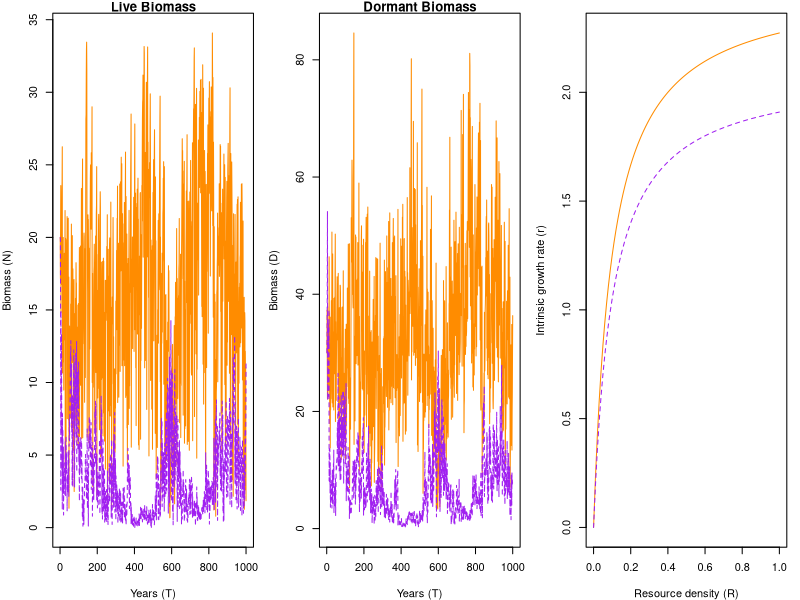

Recreate this plot in R.
#~~~~~~~~~~~~~~~~~~~~~~~~~~~~~~~~~~~~~~~~~~~~~~~~~~~~~~~~~~~~~~~~#
## Continuous-time temporal storage effect model of two species ## 
## coexisting on one essential resource                         ##
#~~~~~~~~~~~~~~~~~~~~~~~~~~~~~~~~~~~~~~~~~~~~~~~~~~~~~~~~~~~~~~~~#

# species "split" themselves between a dormant, low-mortaility stage (D) and a higher mortality, high growth stage (N)
# the single resource is R

rm(list=ls())
library(deSolve)
library(mvtnorm)

####
#### Parameters
####
maxTime <- 1000
c <- c(1,1)
b <- c(0.5, 0.5)
mD <- c(0.0001, 0.0001)
r <- c(2.5, 2.1)
K <- c(.1, .1)
mN <- c(0.1, 0.1)
a <- 0.5
S <- 10
Rmu <- 1 # mean resource pulse (on log scale)
Rsd <-.6 # st dev of resource pulses (on log scale)
sigE <- c(2.5)
rho <- c(-1)

####
#### Model function
####

updateDNR <- function(t, DNR, parms){
  with(as.list(c(DNR, parms)), {
    dD1dt = -(mD[1]*D1)
    dD2dt = -(mD[2]*D2)
    dN1dt = N1*(r[1]*R/(K[1]+R)) - mN[1]*N1
    dN2dt = N2*(r[2]*R/(K[2]+R)) - mN[2]*N2
    dRdt = a*(S-R) - (N1*(r[1]*R/(K[1]+R)) + (N2*(r[2]*R/(K[2]+R))))
    list(c(dD1dt, dD2dt, dN1dt, dN2dt, dRdt))
  })
}

#function for transition time series
getG <- function(sigE, rho, nTime){
  varcov <- matrix(c(sigE, rho*sigE, rho*sigE, sigE), 2, 2)
  e <- rmvnorm(n = nTime, mean = c(0,0), sigma = varcov)
  g <- exp(e) / (1+exp(e))
  return(g)
}
gVec <- getG(sigE = sigE, rho = rho, nTime = maxTime)
gVec1 <- gVec[,1]
gVec2 <- gVec[,2]
# source("getSineTransitions.R")
# gVec1 <- rep(gVecTmp[,1], length.out = maxTime)
# gVec2 <- rep(gVecTmp[,2], length.out = maxTime)


####
#### Simulate model
####
Rvector <- rlnorm(maxTime,Rmu,Rsd)   # random pulses
Rvector <- rep(0,maxTime)
eventdat <- data.frame(var=rep("R",maxTime),time = 1:maxTime,value=Rvector,method=rep("add",maxTime))
# eventdat2 <- data.frame(var=rep("D",maxTime),time = 1:maxTime,value=Rvector,method=rep("mul",maxTime))
# eventdat <- rbind(eventdat1, eventdat2)

gfun <- function(t, y, parms){
  with (as.list(y),{
    g1 <- gVec1[t]
    g2 <- gVec2[t]
    D1 <- D1 - D1*g1 + N1
    D2 <- D2 - D2*g2 + N2
    N1 <- 0+D1*g1
    N2 <- 0+D2*g2
    R <- R
    return(c(D1, D2, N1, N2, R))
  })
}
  
simTime <- seq(1,maxTime,by=1)
parms <- list(
  c = c,
  b = b,
  mD = mD,
  r = r,
  K = K,
  mN = mN, 
  a = a,
  S = S
)
DNR <- c(D=c(30,30), N=c(20,20),R=1)
output = as.data.frame(ode(y = DNR, times = simTime, func = updateDNR,
                           parms = parms, events = list(func = gfun, times=simTime)))


####
#### Plot results
####
par(mfrow=c(1,3),mar=c(4,4,1,1))
# ylim=c(0, max(output[,4]+output[,5]))
matplot(simTime, output[,4:5], type="l", main="Live Biomass", 
        col=c("darkorange", "purple"), xlab="Years (T)", ylab="Biomass (N)")
# lines(simTime, output[,4]+output[,5], lwd=3, col="dodgerblue")
matplot(simTime, output[,2:3], type="l", main="Dormant Biomass", 
        col=c("darkorange", "purple"), xlab="Years (T)", ylab="Biomass (D)")

R <- seq(0,1,0.01)
getR <- function(r, R, K){
  out1 <- r[1]*R/(K[1]+R)
  out2 <- r[2]*R/(K[2]+R)  
  return(cbind(out1, out2))
}
tmp<-getR(r, R, K)
matplot(R, tmp, type="l", col=c("darkorange", "purple"), 
        ylab="Intrinsic growth rate (r)", xlab="Resource density (R)")
